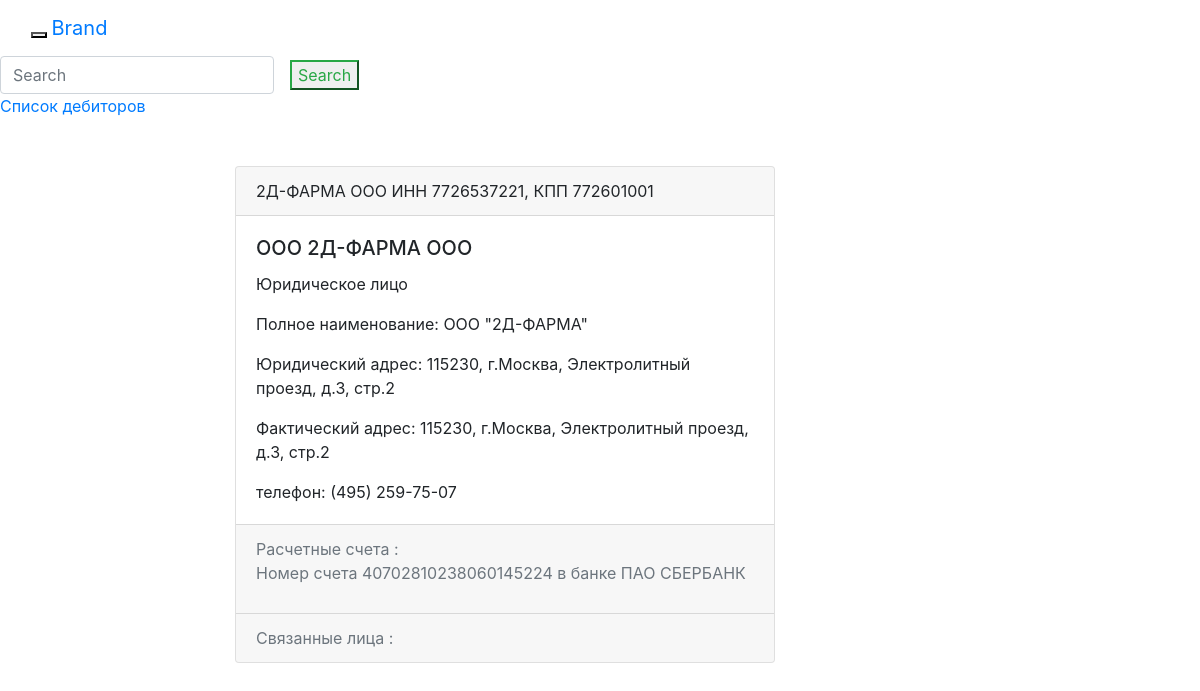
The app's page /main/debitor/7726537221-772601001/ with its own data.
### api/models.py (models this page shows, shortened)
class Debitor(models.Model):
  ur_type = models.ForeignKey(UrType, on_delete=models.CASCADE)
  p_title = models.CharField(max_length= 150, db_index = True)
  title = models.CharField(max_length= 150, db_index = True)
  ur_forma = models.ForeignKey(UrForma, on_delete=models.CASCADE)
  inn = models.CharField(max_length=12, db_index=True, unique= True)
  kpp = models.CharField(max_length=10, db_index=True)
  u_adress = models.CharField(max_length= 150, db_index = True)
  f_adress = models.CharField(max_length= 150, db_index = True, blank = True)
  telef = models.CharField(max_length= 100, db_index = True, blank = True)
  slug = models.SlugField(max_length=50,db_index=True,unique=True)
  class Meta:
    ordering = ['title']

class UrForma(models.Model):
  VID_UR = (('ОАО', 'ОАО'), ('ООО', 'ООО'), ('ЗАО', 'ЗАО'), ('Индивидуальный предприниматель','ИП'),( 'Нерезидент','НР'),('',''),)
  title = models.CharField(max_length=60, db_index = True, blank = True, choices = VID_UR)
  short = models.CharField(max_length=3, db_index = True, blank = True)

class UrType(models.Model):
  TIP_UR = (('Юридическое лицо', 'ЮрЛицо'), ('Физическое лицо','ФизЛиц'), ('Индивидуальный предприниматель','ИП'),('Нерезидент','НР'),('',''),)
  title = models.CharField(max_length=60, db_index = True, blank = True, choices = TIP_UR)
  short = models.CharField(max_length=10, db_index = True, blank = True)

class Schet(models.Model):
  n_scheta = models.CharField(max_length=40, db_index = True)
  bank = models.ForeignKey(Bank, on_delete=models.CASCADE)
  vlad = models.ForeignKey(Debitor, on_delete=models.CASCADE, null = True)

class Bank(models.Model):
  title = models.CharField(max_length=150, db_index = True)
  bic = models.CharField(max_length=10, db_index = True, unique = True)

### main_dz/views.py (the view)
# urls.py: path('debitor/<str:slug>/', DebDetail.as_view(), name ="deb_detail_url"),
class DebDetail(DetailView):
   template_name = 'main_dz/deb_detail.html'
   model = Debitor
   pk_url_kwargs = 'slug'
   context_object_name = 'deb'
   def get_context_data(self, **kwargs):
        context = super().get_context_data(**kwargs)
        context['debs'] = self.model.objects.filter(inn = context['object'].inn).exclude(slug= context['object'].slug)
        context['scheta'] = Schet.objects.filter(vlad= context['object'])
        return context

### main_dz/templates/main_dz/deb_detail.html (shortened to what this page needs)
{% extends 'base.html' %}
{% block content %}
     {% include 'main_dz/includes/deb_card.html' %}
{% endblock %}

### main_dz/templates/main_dz/includes/deb_card.html (shortened to what this page needs)
 <div class="card mb-4">
          <div class = "card-header">
            {{deb.title}} ИНН {{deb.inn}}, КПП  {{deb.kpp}}
          </div>
          <div class = "card-body">
              <h5 class = "card-title"> {{deb.ur_forma.short }} {{deb.title}}</h5>
              <p class="card-text"> {{ deb.ur_type.title}} </p>
              <p class="card-text"> Полное наименование: {{deb.p_title}} </p>
              <p class="card-text"> Юридический адрес: {{deb.u_adress}} </p>
              <p class="card-text"> Фактический адрес: {{deb.f_adress}} </p>
              <p class="card-text"> телефон: {{deb.telef}} </p>
           </div>
       <div class = "card-footer text-muted" >
           Расчетные счета :
         {% for sh in scheta %}
           <p>  Номер счета {{ sh.n_scheta}} в банке  {{  sh.bank.title }}</p>
         {% endfor %}
        </div>
       <div class = "card-footer text-muted" >
           Связанные лица :
        </div>
</div>

### records on screen
Debitor: title "2Д-ФАРМА ООО", inn "7726537221", kpp "772601001", ur_forma.short "ООО", ur_type "Юридическое лицо", p_title "ООО \"2Д-ФАРМА\"", u_adress "115230, г.Москва, Электролитный проезд, д.3, стр.2", f_adress "115230, г.Москва, Электролитный проезд, д.3, стр.2", telef "(495) 259-75-07"
Schet: n_scheta "40702810238060145224", bank "ПАО СБЕРБАНК"
